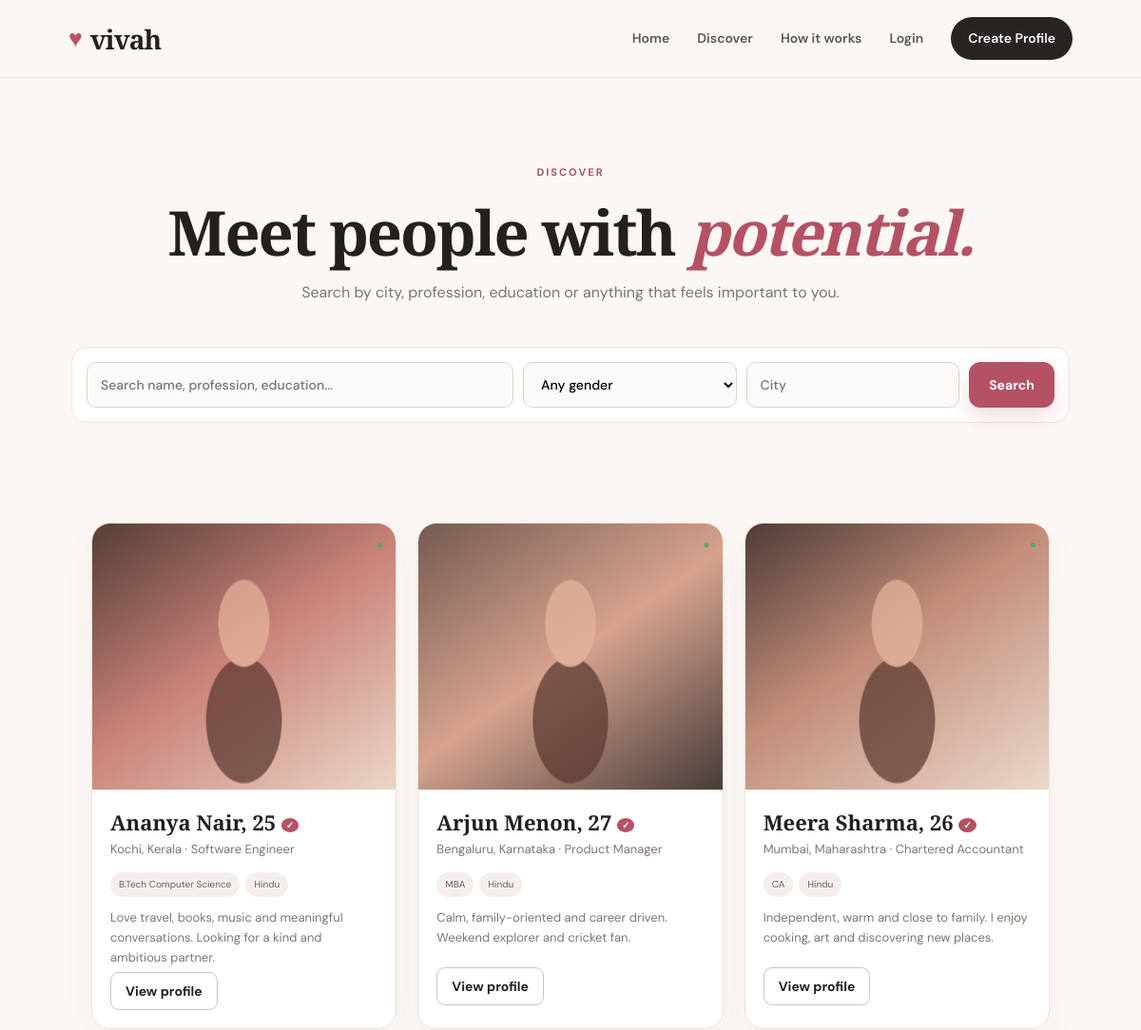
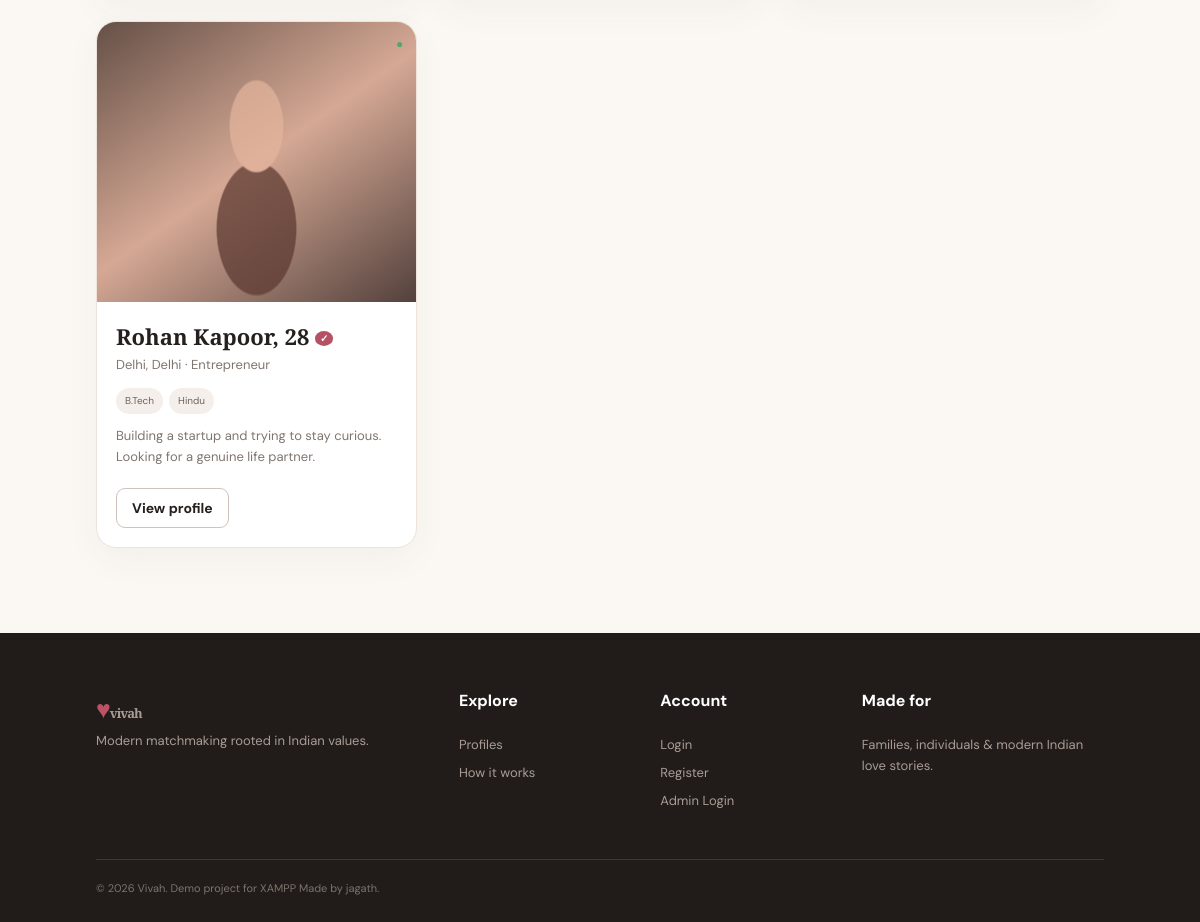
Screenshot of /profiles.php with the database file from the repository (2 pictures, top to bottom).
### tables this page shows
CREATE TABLE IF NOT EXISTS users (
    id INT AUTO_INCREMENT PRIMARY KEY,
    name VARCHAR(100) NOT NULL,
    email VARCHAR(150) UNIQUE NOT NULL,
    password VARCHAR(255) NOT NULL,
    gender ENUM('Male','Female','Other') NOT NULL,
    dob DATE NOT NULL,
    city VARCHAR(100) NOT NULL,
    state VARCHAR(100) NOT NULL,
    religion VARCHAR(80) DEFAULT 'Not specified',
    caste VARCHAR(100) DEFAULT 'Not specified',
    education VARCHAR(150) DEFAULT 'Not specified',
    profession VARCHAR(150) DEFAULT 'Not specified',
    bio TEXT,
    photo VARCHAR(255) DEFAULT NULL,
    banned TINYINT(1) NOT NULL DEFAULT 0,
    created_at TIMESTAMP DEFAULT CURRENT_TIMESTAMP
);

### config.php (called while the page is built, shortened)
<?php
function e($value) {
    return htmlspecialchars((string)$value, ENT_QUOTES, 'UTF-8');
}
function isLoggedIn() {
    return isset($_SESSION['user_id']);
}
function isAdminLoggedIn() {
    return isset($_SESSION['admin_id']);
}
?>

### profiles.php (the view, shortened to what this page needs)
<?php
require "config.php";
$q=trim($_GET["q"]??""); $gender=$_GET["gender"]??""; $city=trim($_GET["city"]??"");
$sql="SELECT * FROM users WHERE banned=0"; $types=""; $params=[];
$sql.=" ORDER BY created_at DESC";
$stmt=$conn->prepare($sql); if($types) $stmt->bind_param($types,...$params); $stmt->execute(); $rows=$stmt->get_result()->fetch_all(MYSQLI_ASSOC);
$pageTitle="Discover Profiles"; require "includes/header.php";
?>
<section class="discover-head"><span class="eyebrow">DISCOVER</span><h1>Meet people with <em>potential.</em></h1><p>Search by city, profession, education or anything that feels important to you.</p></section>
<form class="search-bar" method="get">
  <input name="q" placeholder="Search name, profession, education..." value="<?=e($q)?>">
  <select name="gender"><option value="">Any gender</option></select>
  <input name="city" placeholder="City" value="<?=e($city)?>">
  <button class="btn btn-primary">Search</button>
</form>
<section class="section"><div class="profile-grid profile-grid-wide">
<?php foreach($rows as $i=>$p): ?>
<article class="profile-card big">
  <div class="profile-img portrait <?=['portrait-b','portrait-c','portrait-d','portrait-e'][$i%4]?>"><span class="online-dot">●</span></div>
  <div class="profile-body"><div class="profile-name"><?=e($p["name"])?>, <?=date("Y")-date("Y",strtotime($p["dob"]))?> <span>✓</span></div>
  <p><?=e($p["city"])?>, <?=e($p["state"])?> · <?=e($p["profession"])?></p>
  <div class="chips"><i><?=e($p["education"])?></i><i><?=e($p["religion"])?></i></div>
  <p class="bio-preview"><?=e($p["bio"] ?: "Looking for a meaningful and genuine connection.")?></p>
  <a class="btn btn-outline small" href="profile.php?id=<?=$p["id"]?>">View profile</a></div>
</article>
<?php endforeach; ?>
</div></section>
<?php require "includes/footer.php"; ?>

### includes/header.php (shortened to what this page needs)
<?php require_once __DIR__ . '/../config.php'; ?>
<!DOCTYPE html>
<html lang="en">
<head>
<link rel="stylesheet" href="assets/css/style.css">
</head>
<body>
<nav class="navbar">
  <a class="brand" href="index.php"><span class="brand-mark">♥</span><span>vivah</span></a>
  <div class="nav-links">
    <a href="index.php">Home</a>
    <a href="profiles.php">Discover</a>
    <a href="about.php">How it works</a>
    <?php if (isAdminLoggedIn()): ?>
      <a href="admin.php">Admin Dashboard</a>
      <a class="nav-cta" href="admin_logout.php">Admin Logout</a>
    <?php elseif (isLoggedIn()): ?>
      <a href="dashboard.php">My Matches</a>
      <a class="nav-cta" href="logout.php">Logout</a>
    <?php else: ?>
      <a href="login.php">Login</a>
      <a class="nav-cta" href="register.php">Create Profile</a>
    <?php endif; ?>
  </div>
</nav>
<main>

### includes/footer.php (shortened to what this page needs)
</main>
<footer class="footer">
  <div class="footer-grid">
    <div><a class="brand footer-brand" href="index.php"><span class="brand-mark">♥</span><span>vivah</span></a><p>Modern matchmaking rooted in Indian values.</p></div>
    <div><h4>Explore</h4><a href="profiles.php">Profiles</a><a href="about.php">How it works</a></div>
    <div><h4>Account</h4><a href="login.php">Login</a><a href="register.php">Register</a><a href="admin_login.php">Admin Login</a></div>
    <div><h4>Made for</h4><p>Families, individuals &amp; modern Indian love stories.</p></div>
  </div>
  <div class="footer-bottom">© <?= date('Y') ?> Vivah. Demo project for XAMPP Made by jagath.</div>
</footer>
</body>
</html>

### assets/css/style.css (style rules this page uses)
* { box-sizing:border-box }
html { scroll-behavior:smooth }
body { margin:0;background:#fbf8f4;color:#25201e;font-family:"DM Sans",sans-serif;line-height:1.6 }
a { color:inherit;text-decoration:none }
.navbar { height:82px;display:flex;align-items:center;justify-content:space-between;padding:0 6vw;background:rgba(251,248,244,.9);border-bottom:1px solid #eee5dd;position:sticky;top:0;z-index:10;backdrop-filter:blur(15px) }
.brand { font:700 28px "Playfair Display";letter-spacing:-1px;display:flex;align-items:center;gap:9px }
.brand-mark { font-family:Arial;color:#bb5365;font-size:25px }
.nav-links { display:flex;align-items:center;gap:29px;font-size:14px;font-weight:600 }
.nav-links a { opacity:.75 }
.nav-cta { background:#292321!important;color:white!important;padding:11px 18px;border-radius:30px;opacity:1!important }
.eyebrow { font-size:11px;letter-spacing:2px;font-weight:800;color:#a45a66 }
.hero h1,.discover-head h1,.dash-head h1 { font:800 clamp(45px,5.2vw,76px)/1.02 "Playfair Display";letter-spacing:-2px;margin:18px 0 }
.hero h1 em,.discover-head h1 em,.dash-head h1 em,.quote-section em { color:#b45264;font-style:italic }
.btn { border:0;border-radius:12px;padding:14px 21px;font:700 14px "DM Sans";cursor:pointer;display:inline-block }
.btn-primary { background:#b45264;color:#fff;box-shadow:0 10px 24px #b4526433 }
.btn-outline { border:1px solid #cfc3bc;background:transparent }
.btn.small { padding:10px 15px;border-radius:9px }
.portrait { background-size:cover;background-position:center;position:relative }
.portrait-b { background:linear-gradient(145deg,#553e37,#c98279 48%,#ead6c6) }
.portrait-c { background:linear-gradient(145deg,#755b51,#d6a28e 50%,#473d3a) }
.portrait-d { background:linear-gradient(145deg,#4e3c37,#c28c79 45%,#ead8ca) }
.portrait-e { background:linear-gradient(145deg,#655047,#d5a894 50%,#53413c) }
.portrait:after { content:"";position:absolute;inset:13% 18% 0;background:radial-gradient(ellipse at 50% 28%,#e4b49d 0 18%,transparent 19%),radial-gradient(ellipse at 50% 70%,#5b3830 0 27%,transparent 28%);opacity:.72 }
.section { padding:85px 8vw }
.profile-grid { display:grid;grid-template-columns:repeat(3,1fr);gap:22px }
.profile-card { background:#fff;border:1px solid #eee3db;border-radius:20px;overflow:hidden;transition:.25s;box-shadow:0 12px 35px #49342a0b }
.profile-img { height:330px }
.profile-body { padding:19px }
.profile-name { font:700 22px "Playfair Display" }
.profile-name span,.verified { font-family:Arial;background:#b45264;color:white;border-radius:50%;font-size:10px;padding:2px 5px;vertical-align:middle }
.profile-body p { margin:4px 0;color:#80756f;font-size:13px }
.chips { display:flex;gap:6px;margin-top:13px;flex-wrap:wrap }
.chips i { font-style:normal;background:#f5efeb;padding:5px 9px;border-radius:20px;font-size:10px;color:#6d625c }
.footer { background:#211c1a;color:#cfc4bf;padding:55px 8vw 25px }
.footer-grid { display:grid;grid-template-columns:2fr 1fr 1fr 1.5fr;gap:40px }
.footer-brand { color:#fff }
.footer h4 { color:white;margin-top:0 }
.footer-grid a,.footer-grid p { display:block;font-size:13px;color:#a99c95;margin:7px 0 }
.footer-bottom { border-top:1px solid #403733;margin-top:40px;padding-top:20px;font-size:11px;color:#7e726c }
input,select,textarea { display:block;width:100%;margin-top:7px;border:1px solid #ddd2cb;border-radius:10px;background:#fcfaf8;padding:13px 14px;font:500 14px "DM Sans";outline:none }
.discover-head { text-align:center;padding:85px 20px 45px }
.discover-head h1 { font-size:65px }
.discover-head p { max-width:620px;margin:auto;color:#7e736c }
.search-bar { max-width:1050px;margin:0 auto 20px;padding:15px;background:#fff;border:1px solid #eee3db;border-radius:16px;display:grid;grid-template-columns:2fr 1fr 1fr auto;gap:10px }
.search-bar input,.search-bar select { margin:0 }
.profile-grid-wide { grid-template-columns:repeat(3,1fr) }
.profile-card.big .profile-img { height:280px }
.bio-preview { min-height:58px;margin-top:12px!important }
.online-dot { position:absolute;right:13px;top:13px;color:#56a66c;font-size:12px;z-index:2 }

### rows the page displays
users: name "Ananya Nair", city "Kochi", state "Kerala", profession "Software Engineer", education "B.Tech Computer Science", religion "Hindu", bio "Love travel, books, music and meaningful conversations. Looking for a kind and ambitious partner."
users: name "Arjun Menon", city "Bengaluru", state "Karnataka", profession "Product Manager", education "MBA", religion "Hindu", bio "Calm, family-oriented and career driven. Weekend explorer and cricket fan."
users: name "Meera Sharma", city "Mumbai", state "Maharashtra", profession "Chartered Accountant", education "CA", religion "Hindu", bio "Independent, warm and close to family. I enjoy cooking, art and discovering new places."
users: name "Rohan Kapoor", city "Delhi", state "Delhi", profession "Entrepreneur", education "B.Tech", religion "Hindu", bio "Building a startup and trying to stay curious. Looking for a genuine life partner."
